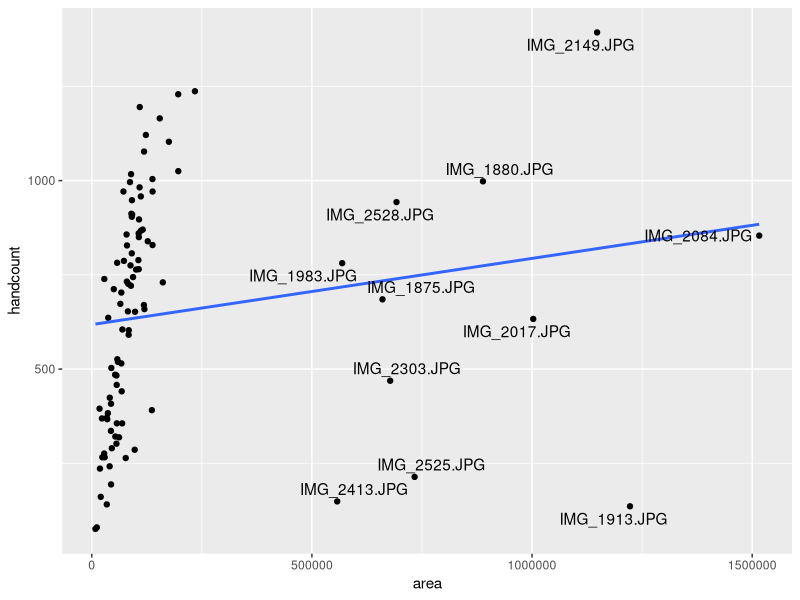
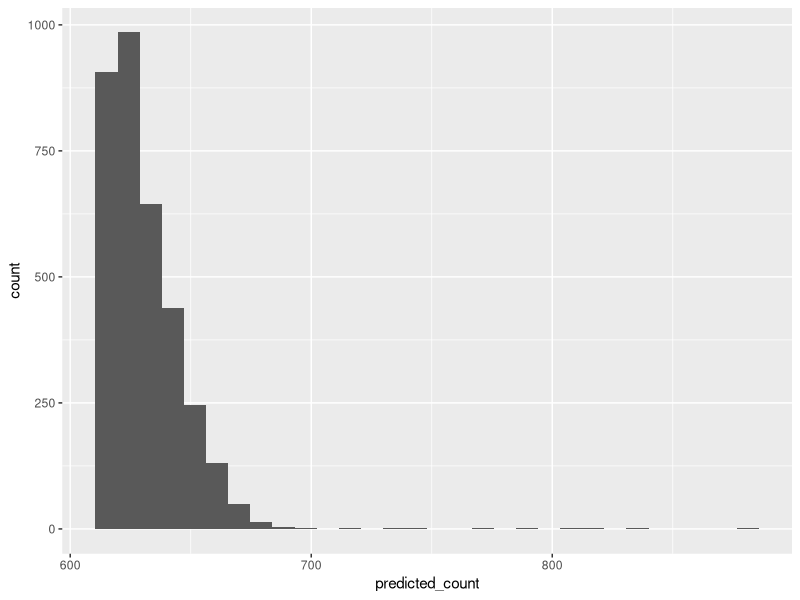

The R source for these figures, in order:
## ---- chunk 1
knitr::opts_chunk$set(echo = TRUE)

library(tidyverse)
library(cowplot)
library(readxl)
library(ggrepel)
## ---- chunk 2
M <- suppressWarnings(
  read_excel("../../Data/Processed/feclife_with-image-ids.xlsx")
)
areas <- read_csv("../../Data/Processed/area_summation_h2_fec_images.csv",
                  col_types = "cii") %>% 
  select(-lower_thresh)
M <- left_join(M, areas)
## ---- chunk 3
HC <- M %>% 
  filter(test_case == "yes") %>% 
  mutate(handcount = as.numeric(handcount),
         label = if_else(area > 500000, camera_id, "")) %>% 
  select(camera_id, handcount, area, label)
## ---- chunk 4
ggplot(HC, aes(x = area, y = handcount, label = label)) +
  geom_point() +
  geom_smooth(method = "lm", se = FALSE) +
  geom_text_repel()
## ---- chunk 5
HC %>% 
  filter(is.na(area))
## ---- chunk 6
fm <- lm(handcount ~ area, data = HC)
## ---- chunk 7
M$predicted_count <- predict(fm, newdata = M)
## ---- chunk 8
M %>% 
  filter(is.na(test_case)) %>% 
  filter(!is.na(handcount)) %>% 
  filter(handcount != "unassessable") %>% 
  filter(handcount != "unassigned") %>% 
  mutate(handcount = as.numeric(handcount)) %>% 
  select(camera_id, handcount, predicted_count) %>% 
  filter(!is.na(predicted_count))
## ---- chunk 9
ggplot(M, aes(predicted_count)) +
  geom_histogram(bins = 30)
## ---- chunk 10
M %>% 
  select(camera_id, predicted_count) %>% 
  arrange(desc(predicted_count))
## ---- chunk 11
M %>% 
  select(camera_id, predicted_count) %>% 
  arrange(predicted_count)
